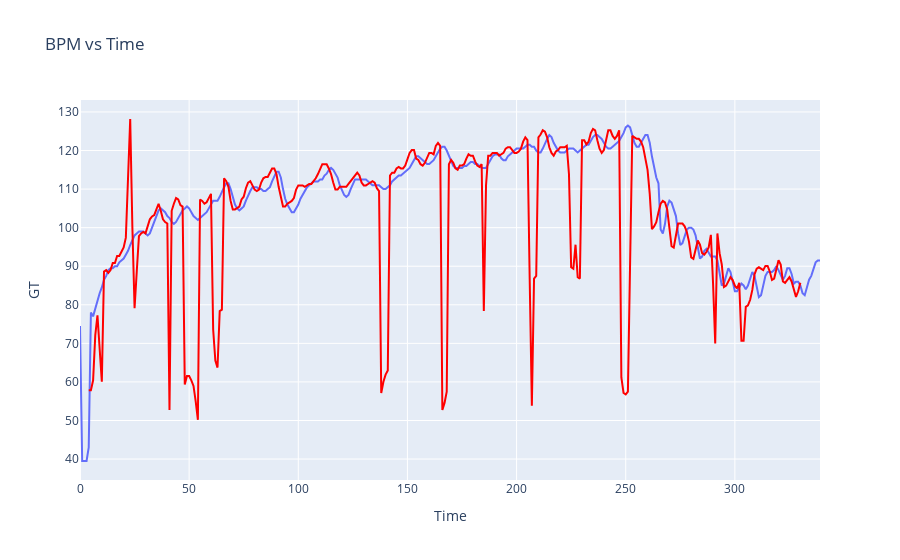

Here is the notebook cell this chart was saved with:
### Markdown cell above
## Boxplot by landmark

### Code cell
fig = px.line(x=x['timeGT'], y=x['bpmGT'], labels={'x': 'Time', 'y': 'GT'}, title='BPM vs Time')
fig.add_trace(px.line(x=x['timeES'], y=x['bpmES']).data[0].update(line_color='red', name='BPM (ES)'))
fig.show()

### Figure 1 — Plotly figure (JSON) as saved in the notebook; plotly's stock layout.template omitted (floating-point values rounded to 4 significant figures; data arrays with more than 128 entries replaced by an {"elided": "..."} marker saying what was removed)
{"data": [{"hovertemplate": "Time=%{x}<br>GT=%{y}<extra></extra>", "legendgroup": "", "line": {"color": "#636efa", "dash": "solid"}, "marker": {"symbol": "circle"}, "mode": "lines", "name": "", "orientation": "v", "showlegend": false, "type": "scatter", "x": {"elided": "340 int values"}, "xaxis": "x", "y": {"elided": "340 float values"}, "yaxis": "y"}, {"hovertemplate": "x=%{x}<br>y=%{y}<extra></extra>", "legendgroup": "", "line": {"color": "red", "dash": "solid"}, "marker": {"symbol": "circle"}, "mode": "lines", "name": "BPM (ES)", "orientation": "v", "showlegend": false, "type": "scatter", "x": {"elided": "327 int values"}, "xaxis": "x", "y": {"elided": "327 float values"}, "yaxis": "y"}], "layout": {"legend": {"tracegroupgap": 0}, "title": {"text": "BPM vs Time"}, "xaxis": {"anchor": "y", "domain": [0, 1], "title": {"text": "Time"}}, "yaxis": {"anchor": "x", "domain": [0, 1], "title": {"text": "GT"}}}}
